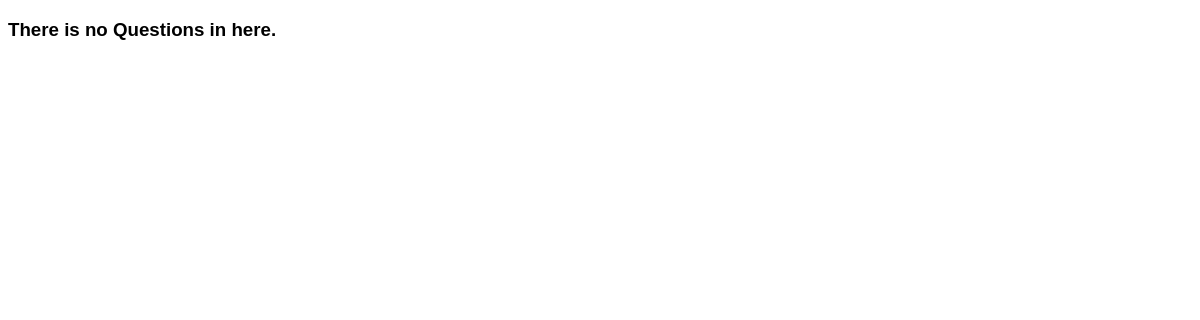
/questions/, run on an earlier commit of the app's database.
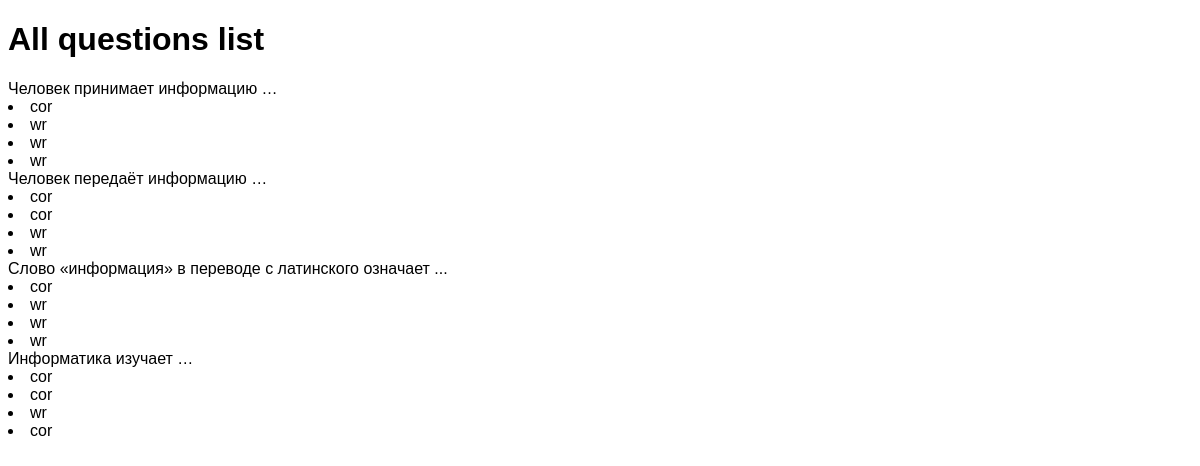
And on a later commit of the database.
### testing/models.py (models this page shows, shortened)
class Question(models.Model):
    test = models.ForeignKey(Test, on_delete=models.CASCADE)
    text = models.CharField(max_length=200)

class Answer(models.Model):
    question = models.ForeignKey(Question, on_delete=models.CASCADE)
    text = models.CharField(max_length=100)
    is_correct = models.BooleanField(default=False)

### testing/views.py (the view)
# urls.py: path('questions/', views.AllQuestionsView.as_view(), name='All questions'),
class AllQuestionsView(generic.ListView):
    template_name = 'testing/all_questions.html'
    context_object_name = 'data'
    def get_queryset(self):
        answers = {}
        for answer in Answer.objects.all():
            if answer.question.text in answers:
                answers[answer.question.text].append(answer.text) # if question to witch answer is related exists -> add to {question_text: [answer_obj,]}
            else:
                answers[answer.question.text] = [answer.text,] # if question to witch answer is related doesn't exist -> add {question_text: [answer_obj,]}
        return answers

### testing/templates/testing/all_questions.html (shortened to what this page needs)
{% extends 'testing/basic.html'%}
{% block body %}
<div>
    {% if data|length < 1 %}
        <h3>There is no Questions in here.</h3>
    {% else %}
        <h1>All questions list</h1>
        {% for question, answers in data.items %}
        <tr>{{ question }}</tr>
        <tr>
            {% for answer in answers %}
            <li>{{answer}}</li>
            {% endfor %}
        </tr>
        {% endfor %}
    {% endif %}
</div>
{% endblock %}

### testing/templates/testing/basic.html (shortened to what this page needs)
<!DOCTYPE html>
<html lang="en">
{% load static %}
<head>
    <link rel="stylesheet" type="text/css" href="{% static 'testing/style.css' %}">
</head>
<body>
    {% block body %}{% endblock %}
</body>
</html>

### testing/static/testing/style.css (style rules this page uses)
body { font-family: sans-serif; }

What changed in the data, as far as the page shows it:
now on this page (row unchanged): Question: data "Человек принимает информацию …"
added Answer: answers "cor"
added Answer: answers "wr"
added Answer: answers "wr"
added Answer: answers "wr"
now on this page (row unchanged): Question: data "Человек передаёт информацию …"
added Answer: answers "cor"
added Answer: answers "cor"
added Answer: answers "wr"
added Answer: answers "wr"
now on this page (row unchanged): Question: data "Слово «информация» в переводе с латинского означает ..."
added Answer: answers "cor"
added Answer: answers "wr"
added Answer: answers "wr"
added Answer: answers "wr"
now on this page (row unchanged): Question: data "Информатика изучает …"
added Answer: answers "cor"
added Answer: answers "cor"
added Answer: answers "wr"
added Answer: answers "cor"
Also different on the page:
text no longer shown: "There is no Questions in here."
text now shown: "All questions list"
